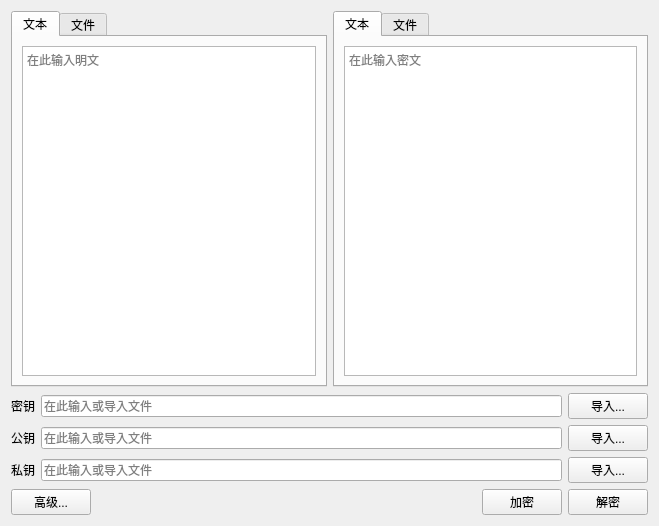
<?xml version="1.0" encoding="UTF-8"?>
<ui version="4.0">
 <class>AsymmetricEncryptionWidget</class>
 <widget class="QWidget" name="AsymmetricEncryptionWidget">
  <property name="geometry">
   <rect>
    <x>0</x>
    <y>0</y>
    <width>659</width>
    <height>526</height>
   </rect>
  </property>
  <property name="windowTitle">
   <string>Form</string>
  </property>
  <layout class="QVBoxLayout" name="verticalLayout">
   <item>
    <layout class="QHBoxLayout" name="textsLayout" stretch="1,1">
     <item>
      <layout class="QVBoxLayout" name="plainLayout">
       <item>
        <widget class="QTabWidget" name="plainTabWidget">
         <property name="currentIndex">
          <number>0</number>
         </property>
         <widget class="QWidget" name="plainTextTab">
          <attribute name="title">
           <string>文本</string>
          </attribute>
          <layout class="QHBoxLayout" name="horizontalLayout">
           <item>
            <widget class="QTextEdit" name="plainTextEdit">
             <property name="placeholderText">
              <string>在此输入明文</string>
             </property>
            </widget>
           </item>
          </layout>
         </widget>
         <widget class="QWidget" name="plainFileTab">
          <attribute name="title">
           <string>文件</string>
          </attribute>
          <layout class="QVBoxLayout" name="verticalLayout_4">
           <item>
            <spacer name="verticalSpacer">
             <property name="orientation">
              <enum>Qt::Vertical</enum>
             </property>
             <property name="sizeHint" stdset="0">
              <size>
               <width>20</width>
               <height>40</height>
              </size>
             </property>
            </spacer>
           </item>
           <item>
            <widget class="QLabel" name="plainFileLabel">
             <property name="text">
              <string>已选文件：asdf.zxcv</string>
             </property>
             <property name="alignment">
              <set>Qt::AlignCenter</set>
             </property>
             <property name="wordWrap">
              <bool>true</bool>
             </property>
            </widget>
           </item>
           <item>
            <widget class="QPushButton" name="plainChooseFileButton">
             <property name="text">
              <string>选择明文文件</string>
             </property>
            </widget>
           </item>
           <item>
            <spacer name="verticalSpacer_2">
             <property name="orientation">
              <enum>Qt::Vertical</enum>
             </property>
             <property name="sizeHint" stdset="0">
              <size>
               <width>20</width>
               <height>40</height>
              </size>
             </property>
            </spacer>
           </item>
          </layout>
         </widget>
        </widget>
       </item>
      </layout>
     </item>
     <item>
      <layout class="QVBoxLayout" name="cipherLayout">
       <item>
        <widget class="QTabWidget" name="cipherTabWidget">
         <property name="currentIndex">
          <number>0</number>
         </property>
         <widget class="QWidget" name="cipherTextTab">
          <attribute name="title">
           <string>文本</string>
          </attribute>
          <layout class="QHBoxLayout" name="horizontalLayout_2">
           <item>
            <widget class="QTextEdit" name="cipherTextEdit">
             <property name="placeholderText">
              <string>在此输入密文</string>
             </property>
            </widget>
           </item>
          </layout>
         </widget>
         <widget class="QWidget" name="cipherFileTab">
          <attribute name="title">
           <string>文件</string>
          </attribute>
          <layout class="QVBoxLayout" name="verticalLayout_5">
           <item>
            <spacer name="verticalSpacer_3">
             <property name="orientation">
              <enum>Qt::Vertical</enum>
             </property>
             <property name="sizeHint" stdset="0">
              <size>
               <width>20</width>
               <height>40</height>
              </size>
             </property>
            </spacer>
           </item>
           <item>
            <widget class="QLabel" name="cipherFileLabel">
             <property name="text">
              <string>已选文件：zxcv.asdf</string>
             </property>
             <property name="alignment">
              <set>Qt::AlignCenter</set>
             </property>
             <property name="wordWrap">
              <bool>true</bool>
             </property>
            </widget>
           </item>
           <item>
            <widget class="QPushButton" name="cipherChooseFileButton">
             <property name="text">
              <string>选择密文文件</string>
             </property>
            </widget>
           </item>
           <item>
            <spacer name="verticalSpacer_4">
             <property name="orientation">
              <enum>Qt::Vertical</enum>
             </property>
             <property name="sizeHint" stdset="0">
              <size>
               <width>20</width>
               <height>40</height>
              </size>
             </property>
            </spacer>
           </item>
          </layout>
         </widget>
        </widget>
       </item>
      </layout>
     </item>
    </layout>
   </item>
   <item>
    <widget class="QWidget" name="keyWidget" native="true">
     <layout class="QHBoxLayout" name="keyLayout">
      <property name="leftMargin">
       <number>0</number>
      </property>
      <property name="topMargin">
       <number>0</number>
      </property>
      <property name="rightMargin">
       <number>0</number>
      </property>
      <property name="bottomMargin">
       <number>0</number>
      </property>
      <item>
       <widget class="QLabel" name="keyLabel">
        <property name="text">
         <string>密钥</string>
        </property>
       </widget>
      </item>
      <item>
       <widget class="QLineEdit" name="keyLineEdit">
        <property name="placeholderText">
         <string>在此输入或导入文件</string>
        </property>
       </widget>
      </item>
      <item>
       <widget class="QPushButton" name="keyImportButton">
        <property name="text">
         <string>导入...</string>
        </property>
       </widget>
      </item>
     </layout>
    </widget>
   </item>
   <item>
    <widget class="QWidget" name="publicKeyWidget" native="true">
     <layout class="QHBoxLayout" name="publicKeyLayout">
      <property name="leftMargin">
       <number>0</number>
      </property>
      <property name="topMargin">
       <number>0</number>
      </property>
      <property name="rightMargin">
       <number>0</number>
      </property>
      <property name="bottomMargin">
       <number>0</number>
      </property>
      <item>
       <widget class="QLabel" name="publicKeyLabel">
        <property name="text">
         <string>公钥</string>
        </property>
       </widget>
      </item>
      <item>
       <widget class="QLineEdit" name="publicKeyLineEdit">
        <property name="placeholderText">
         <string>在此输入或导入文件</string>
        </property>
       </widget>
      </item>
      <item>
       <widget class="QPushButton" name="importPublicKeyButton">
        <property name="text">
         <string>导入...</string>
        </property>
       </widget>
      </item>
     </layout>
    </widget>
   </item>
   <item>
    <widget class="QWidget" name="privateKeyWidget" native="true">
     <layout class="QHBoxLayout" name="privateKeyLayout">
      <property name="leftMargin">
       <number>0</number>
      </property>
      <property name="topMargin">
       <number>0</number>
      </property>
      <property name="rightMargin">
       <number>0</number>
      </property>
      <property name="bottomMargin">
       <number>0</number>
      </property>
      <item>
       <widget class="QLabel" name="privateKeyLabel">
        <property name="text">
         <string>私钥</string>
        </property>
       </widget>
      </item>
      <item>
       <widget class="QLineEdit" name="privateKeyLineEdit">
        <property name="placeholderText">
         <string>在此输入或导入文件</string>
        </property>
       </widget>
      </item>
      <item>
       <widget class="QPushButton" name="importPrivateKeyButton">
        <property name="text">
         <string>导入...</string>
        </property>
       </widget>
      </item>
     </layout>
    </widget>
   </item>
   <item>
    <layout class="QHBoxLayout" name="bottomLayout">
     <item>
      <widget class="QPushButton" name="advancesButton">
       <property name="text">
        <string>高级...</string>
       </property>
      </widget>
     </item>
     <item>
      <spacer name="horizontalSpacer">
       <property name="orientation">
        <enum>Qt::Horizontal</enum>
       </property>
       <property name="sizeHint" stdset="0">
        <size>
         <width>40</width>
         <height>20</height>
        </size>
       </property>
      </spacer>
     </item>
     <item>
      <widget class="QPushButton" name="encryptButton">
       <property name="text">
        <string>加密</string>
       </property>
      </widget>
     </item>
     <item>
      <widget class="QPushButton" name="decryptButton">
       <property name="text">
        <string>解密</string>
       </property>
      </widget>
     </item>
    </layout>
   </item>
  </layout>
 </widget>
 <resources/>
 <connections/>
</ui>
